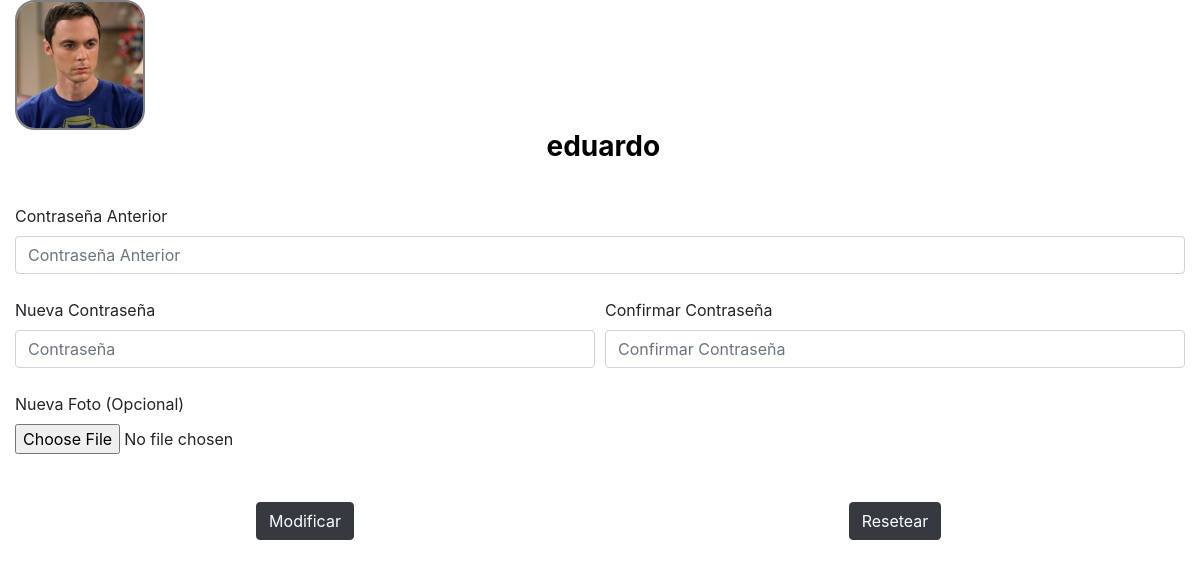
The page /vistas/formModificarUsuarios.php (signed in) on the database its author committed.
### tables this page shows
CREATE TABLE `usuario` (
  `username` varchar(255) NOT NULL,
  `password` varchar(255) NOT NULL,
  `avatar` varchar(255) NOT NULL,
  `rol` varchar(255) NOT NULL,
  `userid` int(11) NOT NULL
);

### modelos/clsConexion.php (called while the page is built, shortened)
<?php
	class clsConexion{
		private $conexion;
		public function __construct(){
			$this->servidor = "localhost";
			$this->usuario = "root";
			$this->clave = "";
			$this->base = "bdsistema";
			$this->conexion = new mysqli($this->servidor, $this->usuario, $this->clave, $this->base);
			$this->conexion->set_charset("utf8");
		}
		public function ejecutarConsulta($sql){
			$contenedor = $this->conexion->query($sql);
			return $contenedor->fetch_all();
		}
	}
?>

### vistas/formModificarUsuarios.php (the view, shortened to what this page needs)
<?php
	require_once'../modelos/clsConexion.php';
	require_once('scripts.php');
$idFoto=$_SESSION['id'];
?>
<!DOCTYPE html>
<html>
<head>
</head>
<body>
	<div class="container-fluid">
		<div class="row">
			<div class="col-xs-12 col-sm-12 col-md-12 ">
				<div class="row">
					<div id="contenedorForm" class="col-xs-12 col-sm-12 col-md-12 col-lg-12">
						<form id="formUsuarios" action="../controladores/Usuario.controlador.php?a=edit" method="POST" enctype="multipart/form-data">
					<div class="full-box dashboard-sideBar-UserInfo" style="color: black">
					<figure class="full-box">
						<?php
							$con = new clsConexion();
							$contenedor = $con->ejecutarConsulta("SELECT avatar, username, password, userid from usuario where userid='$idFoto'");
							$salida = "<tbody id='cuerpoTabla' > ";
						foreach($contenedor as $fila):
							$salida .= "<tr>".
							"<td><img alt='UserIcon' style=' width: 130px; height: 130px;  border-radius:20px; border: 2.5px solid gray; margin: auto;' src='userpics/". $fila[0] ."'>	</td>".
							"<td><br> <figcaption class='text-center text-titles'><h3><b> &nbsp". $fila[1] ." </b></h3></figcaption> </td>".
								"</figure>
								</div>".
							"<td>
								<div class='form-row'>
								    <div class='col-md-12'>
								    	<br>
								      	<label style='text-align: center;' for='txtContraAnterior'>Contraseña Anterior</label>
								      	<input placeholder='Contraseña Anterior' type='password' class='form-control' id='txtContraAnterior' name='contraAnterior'>
								      	<div id='mensajeContraAnterior' class=''></div>
								    </div>
								    <div class='col-md-6'>
								    	<br>
								      	<label for='txtPassword'>Nueva Contraseña</label>
								      	<input placeholder='Contraseña' type='password' class='form-control' id='txtPassword' name='password'>
								      	<div id='mensajePassword' class=''></div>
								    </div>
								    <div class='col-md-6'>
								    	<br>
								      	<label for='txtConfirmPassword'>Confirmar Contraseña</label>
								      	<input placeholder='Confirmar Contraseña' type='password' class='form-control' id='txtConfirmPassword' name='confirmPassword'>
								      	<div id='mensajeConfirmPassword' class=''></div>
								    </div>
								    <div class='col-md-12'>
								    	<br>
								      	<label for='txtAvatar'>Nueva Foto (Opcional)</label><br>
								      	<input type='file'  id='avatar' name='avatar' value=". $fila[0] .">
								    </div>
					  			</div>
							</td>".
							"<td>  <div hidden class='form-group col-md-6'><br> <input class='form-control' name='defecto' value=". $fila[0] ."></div></td>".
							"<td>  <div hidden class='form-group col-md-6'><br> <input class='form-control' name='userid' value=". $fila[3] ."></div></td>".
							"</tr>";
						endforeach;
						$salida.= "</tbody>";
						echo $salida;
						?>
							<br><br>
							<div class="form-row">
								<div style="text-align: center;" class="form-group col-xs-6 col-sm-6 col-md-6">
									<input type="submit" class="btn btn-dark" name="enviar" value="Modificar">
								</div>
								<div style="text-align: center;" class="form-group col-xs-6 col-sm-6 col-md-6">
									<input id="resetear" type="reset" class="btn btn-dark" name="borrar" value="Resetear">
								</div>
							</div>
						</form><br>
					</div>
				</div>
			</div>
		</div>
	</div>
</body>
</html>

### rows shown on the page
usuario: avatar (picture), username "eduardo"
